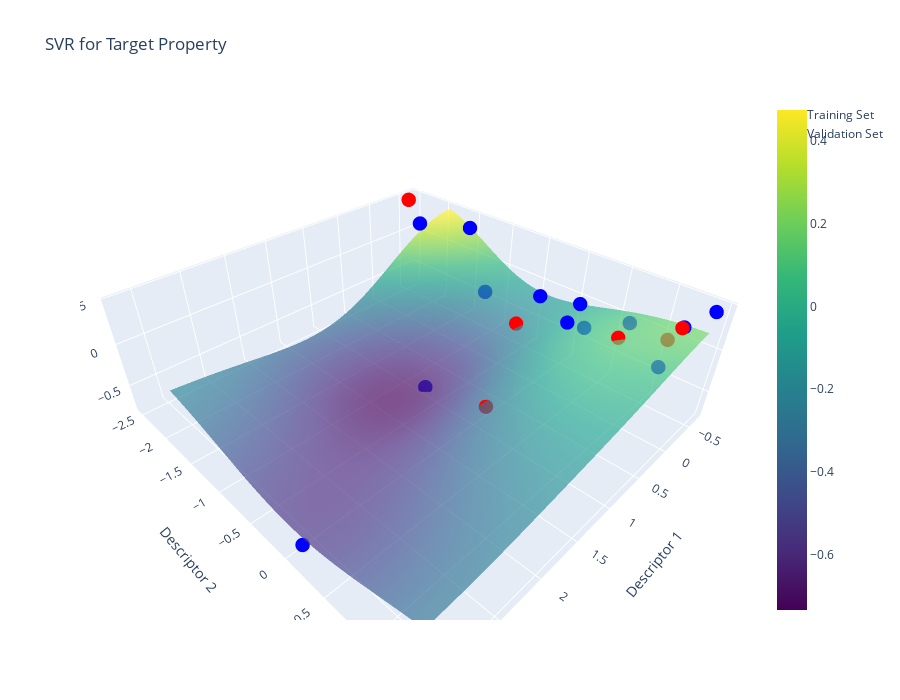

Source (notebook cell):
### Code cell
import plotly.graph_objs as go

Descriptor1_train = selected_X.iloc[:, 0].to_numpy()  
Descriptor2_train = selected_X.iloc[:, 1].to_numpy()
Descriptor1_test = selected_V.iloc[:, 0].to_numpy()
Descriptor2_test = selected_V.iloc[:, 1].to_numpy()

x_min, x_max = np.min(Descriptor1_train), np.max(Descriptor1_train)
y_min, y_max = np.min(Descriptor2_train), np.max(Descriptor2_train)
x_range = np.linspace(x_min, x_max, 50)
y_range = np.linspace(y_min, y_max, 50)
X, Y = np.meshgrid(x_range, y_range)
Z_train = svr.predict(np.c_[X.ravel(), Y.ravel()]).reshape(X.shape)

fig = go.Figure(data=[
    go.Scatter3d(x=Descriptor1_train, y=Descriptor2_train, z=Yt, 
                 mode='markers', marker=dict(size=5, color='blue'), name='Training Set'),
    go.Scatter3d(x=Descriptor1_test, y=Descriptor2_test, z=Yv, 
                 mode='markers', marker=dict(size=5, color='red'), name='Validation Set'),
    go.Surface(x=X, y=Y, z=Z_train, colorscale='Viridis', opacity=0.7, name='Prediction Surface')
])

fig.update_layout(scene=dict(
                    xaxis_title='Descriptor 1',
                    yaxis_title='Descriptor 2',
                    zaxis_title='Predicted Y'),
                  title='SVR for Target Property',
                  width=900, height=700)

fig.show()

### Figure 1 — Plotly figure (JSON) as saved in the notebook; plotly's stock layout.template omitted (floating-point values rounded to 4 significant figures; data arrays with more than 128 entries replaced by an {"elided": "..."} marker saying what was removed)
{"data": [{"marker": {"color": "blue", "size": 5}, "mode": "markers", "name": "Training Set", "type": "scatter3d", "x": [0.9368, 3.164, -0.5209, -0.3204, -0.1875, -0.4432, -0.5724, -0.4232, 0.1681, -0.5215, -0.5317, -0.6335, -0.1147], "y": [-0.7416, 0.08692, 0.2151, -1.003, 1.209, -0.332, 0.6769, 0.1734, 0.3911, 1.226, -1.459, 1.428, -1.872], "z": [-0.7715, -0.6685, -0.2409, -0.2011, -0.0826, -0.04012, 0, 0.07601, 0.2057, 0.2154, 0.3879, 0.4224, 0.4456]}, {"marker": {"color": "red", "size": 5}, "mode": "markers", "name": "Validation Set", "type": "scatter3d", "x": [1.134, 0.002404, -0.6081, -0.04019, -0.2477, -0.5462], "y": [0.2371, -0.3042, 1.076, 0.8282, 1.303, -2.5], "z": [-0.359, -0.1843, -0.0342, 0.1387, 0.3645, 0.4454]}, {"colorscale": [[0, "#440154"], [0.1111, "#482878"], [0.2222, "#3e4989"], [0.3333, "#31688e"], [0.4444, "#26828e"], [0.5556, "#1f9e89"], [0.6667, "#35b779"], [0.7778, "#6ece58"], [0.8889, "#b5de2b"], [1, "#fde725"]], "name": "Prediction Surface", "opacity": 0.7, "type": "surface", "x": {"elided": "50x50 float values"}, "y": {"elided": "50x50 float values"}, "z": {"elided": "50x50 float values"}}], "layout": {"height": 700, "scene": {"xaxis": {"title": {"text": "Descriptor 1"}}, "yaxis": {"title": {"text": "Descriptor 2"}}, "zaxis": {"title": {"text": "Predicted Y"}}}, "title": {"text": "SVR for Target Property"}, "width": 900}}
